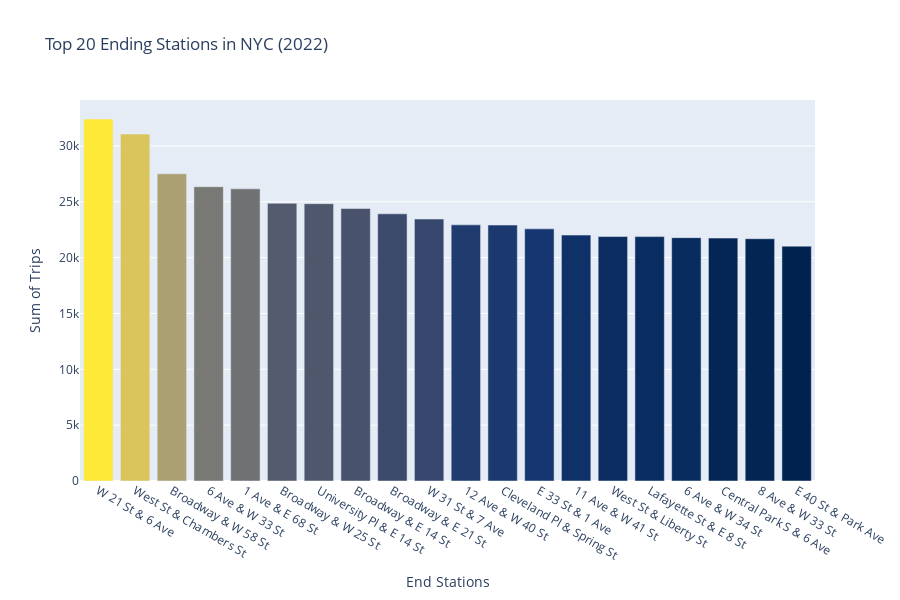

Notebook source saved alongside this figure:
### Code cell
fig2 = go.Figure(go.Bar(x = top20end['end_station_name'],
                       y = top20end['end_value'],
                       marker = {'color':top20start['start_value'], 'colorscale' : 'cividis'}
                      ))
fig2.update_layout(
     title = 'Top 20 Ending Stations in NYC (2022)',
     xaxis_title = 'End Stations',
     yaxis_title ='Sum of Trips',
     width = 900, height = 600)

fig2.show()

### Figure 1 — Plotly figure (JSON) as saved in the notebook; plotly's stock layout.template omitted (floating-point values rounded to 4 significant figures)
{"data": [{"marker": {"color": [32322, 30728, 28794, 26504, 26103, 24676, 24503, 24192, 23671, 23465, 22794, 22654, 22469, 22108, 21879, 21836, 21771, 21417, 21314, 21140], "colorscale": [[0, "#00224e"], [0.1111, "#123570"], [0.2222, "#3b496c"], [0.3333, "#575d6d"], [0.4444, "#707173"], [0.5556, "#8a8678"], [0.6667, "#a59c74"], [0.7778, "#c3b369"], [0.8889, "#e1cc55"], [1, "#fee838"]]}, "type": "bar", "x": ["W 21 St & 6 Ave", "West St & Chambers St", "Broadway & W 58 St", "6 Ave & W 33 St", "1 Ave & E 68 St", "Broadway & W 25 St", "University Pl & E 14 St", "Broadway & E 14 St", "Broadway & E 21 St", "W 31 St & 7 Ave", "12 Ave & W 40 St", "Cleveland Pl & Spring St", "E 33 St & 1 Ave", "11 Ave & W 41 St", "West St & Liberty St", "Lafayette St & E 8 St", "6 Ave & W 34 St", "Central Park S & 6 Ave", "8 Ave & W 33 St", "E 40 St & Park Ave"], "y": [32406, 31057, 27501, 26346, 26158, 24864, 24832, 24398, 23920, 23453, 22935, 22915, 22574, 22017, 21888, 21881, 21788, 21749, 21691, 21025]}], "layout": {"height": 600, "title": {"text": "Top 20 Ending Stations in NYC (2022)"}, "width": 900, "xaxis": {"autorange": true, "range": [-0.5, 19.5], "title": {"text": "End Stations"}, "type": "category"}, "yaxis": {"autorange": true, "range": [0, 34110.0], "title": {"text": "Sum of Trips"}, "type": "linear"}}}
